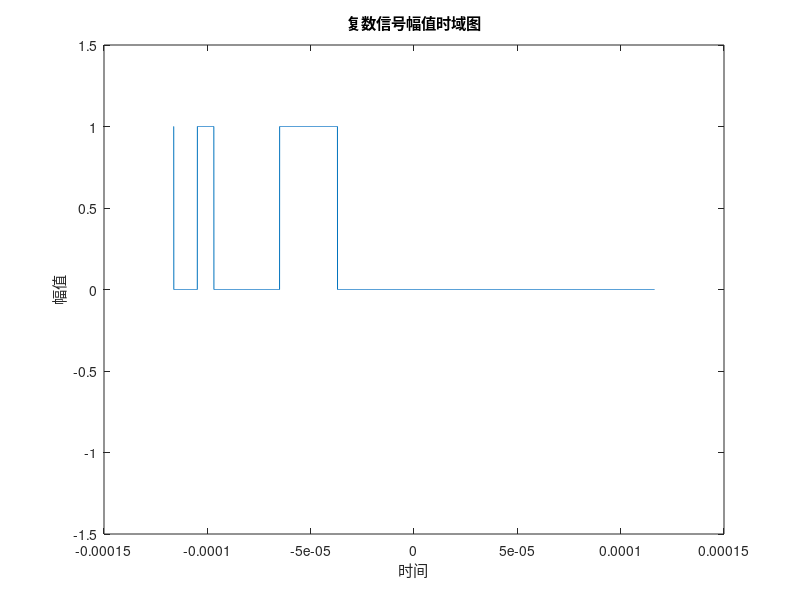
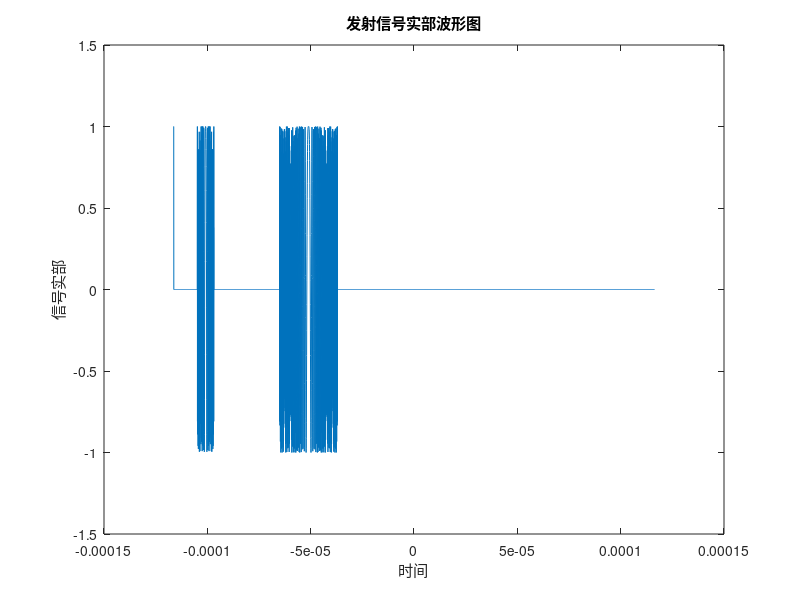
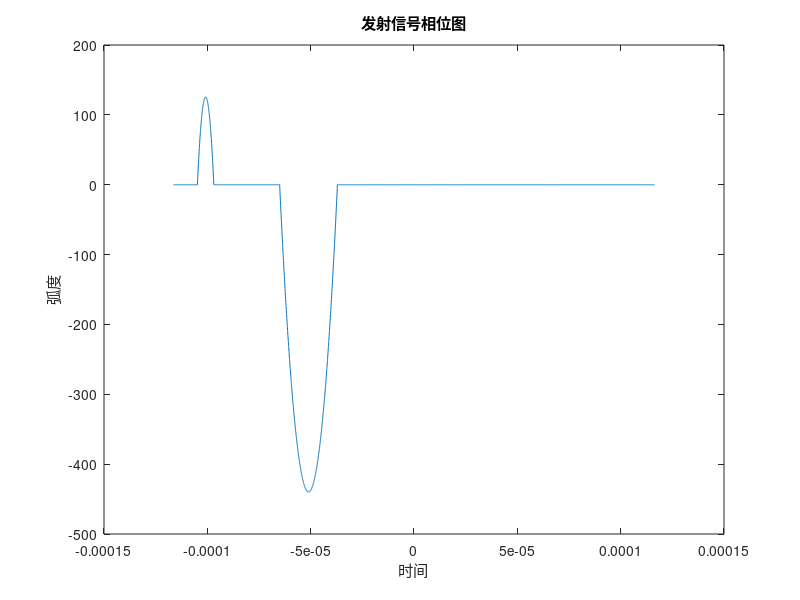

The MATLAB script that drew these images, in order: (Note: this script raises an error after producing the figures.)
% main_simulate_echoes_with_array_v2.m
% 雷达目标信号回波模拟仿真程序
% 本程序用于对雷达目标信号回波进行模拟仿真，并产生数据来测试雷达信号处理算法
% --- 工作流程 ---
% 1. 配置雷达系统参数和天线阵列参数。
% 2. 定义一个或多个点目标，包括其距离、速度、RCS和俯仰角。
% 3. 三脉冲发射波形生成和目标信号回波模拟。
% 4. 在生成单个目标回波后，为其计算16个通道的相位偏置。
% 5. 将带有相位偏置的回波信号复制到16个通道中。
% 6. 累加所有目标在所有通道的回波。
% 7. 添加噪声并保存为与项目兼容的 .mat 文件。
% 8. 脉冲压缩和MTD处理
% 9. 对以上结果可视化分析。
%
%  修改记录
%  date       by      version   modify
%  25/08/24   XZR      v1.0     创建0 
%  25/08/24   XZR      v2.0     创建，增加了对16通道线性天线阵列的模拟
%  25/08/26   XZR      V2.1     在仿真结束后，脚本会自动对生成的数据进行脉冲压缩处理，并绘制距离-幅度图。
%  25/08/27   XZR      V2.2     增添多个绘图指令用于分析模拟生成的数据。
%  25/09/04   XZR      V2.3     统一绘图程序，将脉压

%  MTD内容提前，在脉压中加入汉明窗函数，在MTD中加入kaiser窗函数，显著提高算法性能。
clc; clear; close all;

%% 1. 用户配置区
% =========================================================================
% 描述: 这是修改仿真参数的核心区域。您可以在这里定义需要仿真的目标特性。

% --- 1.1 定义仿真的目标 ---
% targets 是一个结构体数组，每一列代表一个独立的目标。
targets = struct(...
    'Range', {1000}, ...            % 目标的初始距离 (单位: 米)
    'Velocity', {20}, ...           % 目标的速度 (单位: 米/秒, 正值表示朝向雷达，负值表示远离)
    'RCS', {2}, ...                 % 目标的雷达散射截面 (单位: 平方米), 这个值决定了目标回波的强度
    'ElevationAngle', {5} ...        % 目标的俯仰角/入射角 (单位: 度)，相对于阵面法线方向
);

% --- 1.2 仿真控制 ---
frame_index_to_save = 1; % 定义要保存的仿真数据帧的编号
output_folder = fullfile(pwd, 'simulated_data_array'); % 定义存放仿真结果的文件夹名称

%% 2. 雷达与天线阵列参数配置
% =========================================================================
% 描述: 此处定义了雷达系统和天线阵列的物理参数。
% 注意: 这些参数必须与项目中 `main_integrated_processing.m` 的配置完全一致，
%       以确保生成的仿真数据能够被后续处理流程正确解析。

fprintf('--- 开始进行雷达与天线阵列参数配置 ---\n');

% --- 雷达系统参数 ---
config.Sig_Config.c = 2.99792458e8;             % 光速 (m/s)
config.Sig_Config.fs = 25e6;                    % 信号采样率 (Hz)
config.Sig_Config.fc = 9450e6;                  % 雷达工作中心频率 (Hz)
config.Sig_Config.f0 = 0;                       % 模拟信号起始频率，给基带LFM信号引入一个频率偏移。
                                                % 但要注意匹配滤波器（即
                                                % tx_pulse）的参考波形也必须包含完全相同的f0，即发射波形和匹配滤波器波形中心都应该在f0
config.Sig_Config.prtNum = 332;                 % 每帧的脉冲数 (慢时间维度的样本数)
config.Sig_Config.point_PRT = 3404;             % 每个脉冲的采样点数 (快时间维度的样本数)
config.Sig_Config.channel_num = 16;             % 接收通道数
config.Sig_Config.prt = 232.76e-6;              % 脉冲重复时间(PRT周期) (单位: s)
config.Sig_Config.B = 20e6;                     % 信号带宽 (Hz)
config.Sig_Config.tao = [0.16e-6, 8e-6, 28e-6]; % 脉宽 [窄, 中, 长] (s)
config.Sig_Config.tao_interval = [11.4e-6, 31.8e-6, 153.4e-6]; % 三脉冲脉冲间隔（脉冲前信号为0时刻）
config.Sig_Config.point_prt_segments = [228, 723, 2453]; % 各脉冲段对应的采样波门采样点数

% --- 天线阵列参数 ---
config.Array.element_spacing = 0.0138;          % 阵元间距 (13.8mm), 单位: 米

% --- 由上述参数计算得出的其他参数 ---
config.Sig_Config.prf = 1/config.Sig_Config.prt; % 脉冲重复频率 (Hz)
config.Sig_Config.wavelength = config.Sig_Config.c / config.Sig_Config.fc; % 信号波长 (m)
config.Sig_Config.K1 = config.Sig_Config.B / config.Sig_Config.tao(1);     % 短脉冲调频斜率
config.Sig_Config.K2 = -config.Sig_Config.B / config.Sig_Config.tao(2);    % 中脉冲调频斜率
config.Sig_Config.K3 = config.Sig_Config.B / config.Sig_Config.tao(3);     % 长脉冲调频斜率
ts = 1 / config.Sig_Config.fs; % 采样时间间隔 (s)

%% 3. 生成发射参考波形 (参考 fun_MTD_produce.m)
% =========================================================================
% 描述: 此部分根据雷达参数，生成一个完整的、由三段不同类型脉冲拼接而成的发射波形。这个波形是后续生成目标回波的基础。
% --- 3.1 根据实际脉冲宽度和采样率计算信号点数 ---
num_samples_1 = round(config.Sig_Config.tao(1) * config.Sig_Config.fs); % 窄脉冲, 0.16us * 25MHz = 4 points
num_samples_2 = round(config.Sig_Config.tao(2) * config.Sig_Config.fs); % 中脉冲, 8us * 25MHz = 200 points
num_samples_3 = round(config.Sig_Config.tao(3) * config.Sig_Config.fs); % 长脉冲, 28us * 25MHz = 700 points

% --- 3.2 为每个脉冲段创建正确长度的时间向量 ---
t1 = linspace(-config.Sig_Config.tao(1)/2, config.Sig_Config.tao(1)/2, num_samples_1);
t2 = linspace(-config.Sig_Config.tao(2)/2, config.Sig_Config.tao(2)/2, num_samples_2);
t3 = linspace(-config.Sig_Config.tao(3)/2, config.Sig_Config.tao(3)/2, num_samples_3);

% --- 3.3 生成各段脉冲的波形 ---
pulse1 = sin(2*pi*t1 + pi/2); % 窄脉冲: 长度为 4
pulse2 = exp(1j*2*pi*(config.Sig_Config.f0*t2 + 0.5*config.Sig_Config.K2*(t2.^2))); % 中脉冲: 长度为 200
pulse3 = exp(1j*2*pi*(config.Sig_Config.f0*t3 + 0.5*config.Sig_Config.K3*(t3.^2))); % 长脉冲: 长度为 700

% --- 3.4 构建一个完整PRT脉冲波形，以窄脉冲上升沿为零点，依次在对应位置填充中脉冲和长脉冲 ---
num_samples_prt = config.Sig_Config.prt * config.Sig_Config.fs; % 一个完整PRT信号长度（点数）
t_prt = linspace(-config.Sig_Config.prt/2, config.Sig_Config.prt/2, num_samples_prt); % 完整PRT的时间向量
tx_pulse = zeros(1, num_samples_prt); % 构建一个完整PRT的发射信号

% 3.4.1 填充窄脉冲段
% 将长度为 4 的 pulse1 放置在整段PRT的开头
tx_pulse(1:num_samples_1) = pulse1;

% 3.4.2 填充中脉冲段
% 计算中脉冲的起始点
offset_m = (config.Sig_Config.tao(1) + config.Sig_Config.tao_interval(1)) * config.Sig_Config.fs; % 中脉冲偏移点数：在窄脉冲基础上右移窄脉冲的脉宽和窄中脉冲间的脉冲间隔
% 将长度为 200 的 pulse2 右移 offset_m 点
tx_pulse(offset_m+1 : offset_m+num_samples_2) = pulse2;

% 3. 填充长脉冲段
% 计算长脉冲的起始点
offset_l = offset_m + (config.Sig_Config.tao(2) + config.Sig_Config.tao_interval(2)) * config.Sig_Config.fs; % 长脉冲偏移点数：在中脉冲基础上右移中脉冲的脉宽和中长脉冲间的脉冲间隔
% 将长度为 700 的 pulse3 右移 offset_l 点
tx_pulse(offset_l+1 : offset_l+num_samples_3) = pulse3;

fprintf('  > 物理真实的发射波形已生成。\n');
figure;
plot(t_prt, abs(tx_pulse));  % 绘制幅值
ylim([-1.5,1.5]);
xlabel('时间');
ylabel('幅值');
title('复数信号幅值时域图');

figure;
plot(t_prt, real(tx_pulse));  % 绘制幅值
ylim([-1.5,1.5]);
xlabel('时间');
ylabel('信号实部');
title('发射信号实部波形图');

figure;
plot(t_prt, unwrap(angle(tx_pulse))); % 绘制相位，使用unwrap避免相位跳变
xlabel('时间');
ylabel('弧度');
title('发射信号相位图');

%% 4. 模拟多通道回波信号
% =========================================================================
% 程序循环遍历每一个脉冲和每一个目标，计算并合成最终包含所有目标回波、噪声和通道间相位差的16通道数据。

fprintf('--- 开始模拟16通道目标回波信号 ---\n');

% 初始化一帧的三维复数数据矩阵 (脉冲数 x 距离点数 x 通道数)
raw_iq_data = complex(zeros(config.Sig_Config.prtNum, num_samples_prt, config.Sig_Config.channel_num));

% --- 慢时间维循环 (速度维，逐个脉冲进行模拟) ---
for m = 1:config.Sig_Config.prtNum
    % m = 1; % 调试用
    % 初始化当前脉冲在所有通道的回波矩阵
    pulse_echo_all_channels = complex(zeros(num_samples_prt, config.Sig_Config.channel_num));
    
    % --- 遍历所有定义的目标 ---
    for k = 1:length(targets)
        % k = 1; % 调试用
        % 1. 计算当前脉冲时刻，目标的瞬时距离
        %range = targets(k).Range + targets(k).Velocity * (m-1) * config.Sig_Config.prt;  % 模拟目标在匀速直线运动
        range = targets(k).Range;  % 模拟目标在某点“静止”，但具有速度。
        % 2. 计算来回时延 (Round-trip delay) 并转换为采样点数
        delay = 2 * range / config.Sig_Config.c;
        delay_samples = round(delay / ts);
        
        % 3. 计算多普勒频移和当前脉冲的多普勒相移
        doppler_freq = 2 * targets(k).Velocity / config.Sig_Config.wavelength;
        doppler_phase_shift = exp(1j * 2 * pi * doppler_freq * (m-1) * config.Sig_Config.prt); % 目标速度引起的多普勒效应，对整个回波信号施加一个相位偏移，相当于相位旋转因子
         
        % 4. 根据简化的雷达方程计算回波幅度
        % 原始的雷达方程会导致信号幅度过小，完全被噪声淹没。为了验证，在此添加一个较大的增益，以确保目标可被检测。
        amplitude_gain = 1e8; % 引入信号增益，提高信噪比 1e2时检测会被干扰，1e3及以上有效
        lambda_sq = config.Sig_Config.wavelength^2;
        amplitude = amplitude_gain * sqrt(targets(k).RCS * lambda_sq) / (range^2 * (4*pi)^(3/2));
        amplitude = 1; % 调试用，信号幅度直接设为 1。
        
        % 5. 生成无方向性的基础回波信号 (所有通道接收到的信号主体是相同的)
        target_echo_base = zeros(1, num_samples_prt);
        if (delay_samples > 0) && (delay_samples < num_samples_prt)
            % 通过截取和移位发射脉冲来模拟延迟后的回波
            len_echo = min(length(tx_pulse), num_samples_prt - delay_samples);
            target_echo_base(delay_samples+1 : delay_samples+len_echo) = tx_pulse(1:len_echo);
        end
        % 在目标回波信号上应用幅度和多普勒相移
        target_echo_base = amplitude * target_echo_base * doppler_phase_shift;
        
        % 6. 计算并施加16个通道的相位偏移
        % 调用辅助函数，根据目标的俯仰角计算16个通道的相位差
        phase_shifts_deg = calculate_phase_shifts(targets(k).ElevationAngle, config.Array.element_spacing, config.Sig_Config.wavelength);
        phase_shifts_rad = deg2rad(phase_shifts_deg);
        channel_phasors = exp(1j * phase_shifts_rad); % 将相位差转换为复数相量 e^(j*phi)
        
        % 7. 使用外积 (outer product) 将相位偏置高效地应用到所有通道
        %    target_echo_base.' 是一个列向量 (point_PRT x 1)
        %    channel_phasors 是一个行向量 (1 x 16)
        %    结果是一个矩阵 (point_PRT x 16)，每一列都乘以了对应的复数相量，从而施加了相位
        target_echo_multichannel = target_echo_base.' * channel_phasors;
        
        % 8. 将当前目标的多通道回波累加到总回波中
        pulse_echo_all_channels = pulse_echo_all_channels + target_echo_multichannel;
    end
    
    % 将当前脉冲的所有通道回波存入最终的数据帧矩阵中
    
    % raw_iq_data(m, :, :) = pulse_echo_all_channels.'; % 需要转置以匹配 (prtNum, point_PRT, channel_num) 的维度格式
    raw_iq_data(m, :, :) = reshape(pulse_echo_all_channels, [1, num_samples_prt, config.Sig_Config.channel_num]);
end

% --- 添加高斯白噪声到所有通道中 ---
noise_power = 1e-3; % 可调噪声功率
noise = sqrt(noise_power/2) * (randn(size(raw_iq_data)) + 1j * randn(size(raw_iq_data)));
% raw_iq_data = raw_iq_data*10;
raw_iq_data_noise = raw_iq_data + noise;

% --- 模拟伺服角度 ---
% 假设雷达在采集一帧数据的过程中匀速扫描
start_angle = 10; % 假设起始方位角为10度
time_per_frame = config.Sig_Config.prt * config.Sig_Config.prtNum;
antangle_per_Time = 72; % 伺服角每秒转72°
scan_rate_per_frame = time_per_frame * antangle_per_Time;
scan_rate_per_pulse = (scan_rate_per_frame / config.Sig_Config.prtNum); % 假设每帧扫描0.5度，计算每个脉冲对应的角度增量
servo_angle = start_angle + (0:config.Sig_Config.prtNum-1) * scan_rate_per_pulse;
% 转换为雷达数据格式中定义的原始整数值 (乘以0.01后为度)
% servo_angle = servo_angle / 0.01; 

% 目标回波信号时域波形
figure;
hold on;
plot((0:length(tx_pulse)-1), real(raw_iq_data_noise(1,:,1)));
% plot((0:length(tx_pulse)-1)*ts, real(raw_iq_data_noise(1,:,2)));
grid on;
title('回波信号时域波形图 (实部)');
xlabel('采样点数');
ylabel('幅度');
hold off;

%% 5. 可视化检查
% =========================================================================
% 描述: 提供两个简单的图表，用于快速检查仿真结果是否符合预期。

figure('Name', '多通道仿真回波信号检查');
% 图1: 显示通道1的回波幅度图 (距离-脉冲图)
subplot(1, 2, 1);
plot(db(abs(raw_iq_data(:,:,1))));
xlabel('距离单元 (快时间)');
ylabel('脉冲数 (慢时间)');
title('通道 1 幅度');
colorbar;
% 图2: 显示第10个脉冲在所有16个通道上的相位分布
% 正常情况下，应该能看到相位随通道号线性变化
subplot(1, 2, 2);
imagesc(angle(squeeze(raw_iq_data(10,:,:)))); % squeeze移除单维度
xlabel('通道号');

ylabel('距离单元');
title('单脉冲相位分布');
colorbar;

%% 6. 分割三脉冲，拼接成3404点的信号数据
% 窄脉冲采样点数 228（采样取83 - 312点）
raw_iq_data_noise_sample_s = raw_iq_data_noise(:, (83:310), :);

% 中脉冲采样点数 723（采样取311 - 1033点）
raw_iq_data_noise_sample_m = raw_iq_data_noise(:, (311:1033), :);

% 长脉冲采样点数 2453（采样取1034 - 3486点）
raw_iq_data_noise_sample_l = raw_iq_data_noise(:, (1034:3486), :);

% 拼接三脉冲 
raw_iq_data_noise_sample = [raw_iq_data_noise_sample_s, raw_iq_data_noise_sample_m, raw_iq_data_noise_sample_l];

% 目标回波信号时域波形
figure;
hold on;
plot((1:config.Sig_Config.point_PRT), real(raw_iq_data_noise_sample(1,:,1)));
% plot((0:length(tx_pulse)-1)*ts, real(raw_iq_data_noise(1,:,2)));
grid on;
title('拼接后回波信号时域波形图 (实部)');
xlabel('采样点数');
ylabel('幅度');
hold off


%% 7. 保存仿真数据
% =========================================================================
% 描述: 将最终生成的仿真数据保存为 .mat 文件，以便后续处理脚本调用。

if ~exist(output_folder, 'dir'), mkdir(output_folder); end
output_filename = fullfile(output_folder, sprintf('frame_sim_array_%d.mat', frame_index_to_save));

% 保存的变量名 'raw_iq_data' 和 'servo_angle' 与真实数据文件中的变量名保持一致
save(output_filename, 'raw_iq_data_noise_sample', 'servo_angle');

fprintf('--- 仿真完成 ---\n');
fprintf('16通道仿真数据已成功保存到: %s\n', output_filename);

%% 8. 脉冲压缩
% =========================================================================
% 描述: 此部分通过对仿真数据进行脉冲压缩，来验证目标是否被正确地放置在了预设的距离上。
% 对所有脉冲进行脉冲压缩（快时间维，脉冲压缩），提取距离信息
fprintf('--- 开始进行仿真验证 ---\n');

% --- 7.1 提取单脉冲回波 ---
% 提取单通道完整脉冲回波用于分析，从16个通道中选择第6个通道。
echo_for_pc = squeeze(raw_iq_data_noise_sample(:, :, 6)); 

% --- 7.2 执行脉冲压缩 (匹配滤波) ---
% 使用与 fun_pulse_compression.m 相同的原理
% 1. 生成匹配滤波器 (发射信号的时间反转共轭)
matched_filter = conj(fliplr(tx_pulse));

% 2. 距离维加窗 (用于抑制距离旁瓣)
window_pc = hamming(length(matched_filter))';
matched_filter_windowed = matched_filter .* window_pc;

% 4. 使用FFT进行快速卷积
pc_result = ifft(fft(echo_for_pc, [], 2) .* repmat(fft(matched_filter(1:3404)), 332, 1), [], 2);                     % 不加窗脉压结果
pc_result_windowed = ifft( fft(echo_for_pc, [], 2) .* repmat(fft(matched_filter_windowed(1:3404)), 332, 1), [], 2 ); % 加窗脉压结果

%% 9. MTD
% --- 速度维多普勒FFT (已加入窗函数) ---
% 速度维加窗 (用于抑制速度旁瓣/频谱泄漏)
window_mtd = kaiser(config.Sig_Config.prtNum, 8);

% 不加窗做MTD（用于对比）
rdm = fftshift(fft(pc_result, [], 1), 1); 

% 对每个距离单元的脉冲串数据加窗
pc_all_pulses_windowed = pc_result_windowed .* repmat(window_mtd, 1, size(pc_result, 2));

% 进行加窗MTD处理
rdm_windowed = fftshift(fft(pc_all_pulses_windowed, [], 1), 1);


%% 可视化

% --- 9.2 接收与处理结果分析 ---
% 子图4: 脉冲压缩结果 (距离剖面)
figure;
subplot(2,1,1);
deltaR = config.Sig_Config.c / (2 * config.Sig_Config.fs);
range_axis_pc = (0:length(pc_result)-1) * deltaR;
plot(range_axis_pc, abs(pc_result));
grid on; 
hold on;
for i = 1:length(targets)
    xline(targets(i).Range, '--r', sprintf('目标 %d', i));
end
title('脉冲压缩后的距离-幅度图（未加窗）');
xlabel('距离 (m)');
ylabel('幅度');
xlim([0, max([targets.Range])*1.5]);
hold off;

subplot(2,1,2);
range_axis_pc_windowed = (0:length(pc_result_windowed)-1) * deltaR;
plot(range_axis_pc_windowed, abs(pc_result_windowed));
grid on; 
hold on;
for i = 1:length(targets)
    xline(targets(i).Range, '--r', sprintf('目标 %d', i));
end
title('脉冲压缩后的距离-幅度图（加窗）');
xlabel('距离 (m)');
ylabel('幅度');
xlim([0, max([targets.Range])*1.5]);
hold off;

% 子图5: 距离-多普勒图 (RDM)
figure;
% 绘制未加窗RDM
subplot(2,1,1);
% 创建速度轴
velocity_axis = linspace(-config.Sig_Config.prf/2, config.Sig_Config.prf/2, config.Sig_Config.prtNum) * config.Sig_Config.wavelength / 2;
imagesc(range_axis_pc, velocity_axis, 20*log10(abs(rdm)));
title('距离-多普勒图 (RDM)（未加窗）');
xlabel('距离 (m)');
ylabel('速度 (m/s)');
colorbar;
axis xy; % 将坐标原点置于左下角

% 绘制加窗后RDM
subplot(2,1,2);
velocity_axis = linspace(-config.Sig_Config.prf/2, config.Sig_Config.prf/2, config.Sig_Config.prtNum) * config.Sig_Config.wavelength / 2;
imagesc(range_axis_pc_windowed, velocity_axis, 20*log10(abs(rdm_windowed)));
title('距离-多普勒图 (RDM)（加窗）');
xlabel('距离 (m)');
ylabel('速度 (m/s)');
colorbar;
axis xy; % 将坐标原点置于左下角







% %% 9. 仿真信号可视化分析
% % =========================================================================
% fprintf('--- 开始进行仿真信号可视化分析 ---\n');
% 
% % --- 9.1 发射信号分析 ---
% % 子图1: 发射信号时域波形 (实部和虚部)
% figure;
% subplot(2,1,1);
% hold on;
% plot((0:length(tx_pulse)-1)*ts, real(raw_iq_data_noise(1,:,1)));
% % plot((0:length(tx_pulse)-1)*ts, real(raw_iq_data(1,:,2)));
% grid on;
% title('发射信号时域波形 (实部)');
% xlabel('时间 (s)');
% ylabel('幅度');
% hold off;
% 
% subplot(2,1,2);
% hold on;
% plot((0:length(tx_pulse)-1)*ts, imag(raw_iq_data_noise(1,:,1)));
% % plot((0:length(tx_pulse)-1)*ts, imag(raw_iq_data(1,:,2)));
% grid on;
% title('发射信号时域波形 (虚部)');
% xlabel('时间 (s)');
% ylabel('幅度');
% hold off;
% % 子图2: 发射信号的频谱
% figure;
% N_fft = 2^nextpow2(length(tx_pulse));
% freq_axis = (-N_fft/2:N_fft/2-1)*(config.Sig_Config.fs/N_fft)/1e6;
% tx_spectrum = fftshift(fft(tx_pulse, N_fft));
% plot(freq_axis, 20*log10(abs(tx_spectrum)/max(abs(tx_spectrum))));
% grid on;
% title('发射信号频谱');
% xlabel('频率 (MHz)');
% ylabel('归一化幅度 (dB)');
% ylim([-100,10]);
% 
% % 子图3: 发射信号时频谱 (Spectrogram)
% figure;
% % 分析中频调脉冲段(pulse2)以获得清晰的图像
% spectrogram(pulse2, kaiser(128, 5), 120, 1024, config.Sig_Config.fs, 'yaxis');
% title('中频调脉冲(pulse2)的时频谱');
% 
% 
% % --- 9.2 接收与处理结果分析 ---
% % 子图4: 脉冲压缩结果 (距离剖面)
% figure;
% subplot(2,1,1);
% deltaR = config.Sig_Config.c / (2 * config.Sig_Config.fs);
% range_axis_pc = (0:length(pc_result)-1) * deltaR;
% plot(range_axis_pc, abs(pc_result));
% grid on; 
% hold on;
% for i = 1:length(targets)
%     xline(targets(i).Range, '--r', sprintf('目标 %d', i));
% end
% title('脉冲压缩后的距离-幅度图（未加窗）');
% xlabel('距离 (m)');
% ylabel('幅度');
% xlim([0, max([targets.Range])*1.5]);
% hold off;
% 
% subplot(2,1,2);
% range_axis_pc_windowed = (0:length(pc_result_windowed)-1) * deltaR;
% plot(range_axis_pc_windowed, abs(pc_result_windowed));
% grid on; 
% hold on;
% for i = 1:length(targets)
%     xline(targets(i).Range, '--r', sprintf('目标 %d', i));
% end
% title('脉冲压缩后的距离-幅度图（加窗）');
% xlabel('距离 (m)');
% ylabel('幅度');
% xlim([0, max([targets.Range])*1.5]);
% hold off;
% 
% % 子图5: 距离-多普勒图 (RDM)
% figure;
% % 绘制未加窗RDM
% subplot(2,1,1);
% % 创建速度轴
% velocity_axis = linspace(-config.Sig_Config.prf/2, config.Sig_Config.prf/2, config.Sig_Config.prtNum) * config.Sig_Config.wavelength / 2;
% imagesc(range_axis_pc, velocity_axis, 20*log10(abs(rdm)));
% title('距离-多普勒图 (RDM)（未加窗）');
% xlabel('距离 (m)');
% ylabel('速度 (m/s)');
% colorbar;
% axis xy; % 将坐标原点置于左下角
% 
% % 绘制加窗后RDM
% subplot(2,1,2);
% velocity_axis = linspace(-config.Sig_Config.prf/2, config.Sig_Config.prf/2, config.Sig_Config.prtNum) * config.Sig_Config.wavelength / 2;
% imagesc(range_axis_pc_windowed, velocity_axis, 20*log10(abs(rdm_windowed)));
% title('距离-多普勒图 (RDM)（加窗）');
% xlabel('距离 (m)');
% ylabel('速度 (m/s)');
% colorbar;
% axis xy; % 将坐标原点置于左下角
% 
% % 速度维


%% 本地子函数
% =========================================================================
% 该函数用于引入16通道相位差
function channel_phase_shifts_deg = calculate_phase_shifts(arrival_angle_deg, element_spacing_m, wavelength_m)
    % 将入射角从度转换为弧度
    arrival_angle_rad = deg2rad(arrival_angle_deg);
    
    % 计算相邻阵元间的相位差 (弧度)
    delta_phi_rad = (2 * pi * element_spacing_m * sin(arrival_angle_rad)) / wavelength_m;
    
    % 计算每个通道相对于第一个通道(索引为0)的总相位差
    channel_indices = 0:15;
    channel_phase_shifts_rad = channel_indices * delta_phi_rad;
    
    % 将结果从弧度转换为度
    channel_phase_shifts_deg = rad2deg(channel_phase_shifts_rad);
end
 